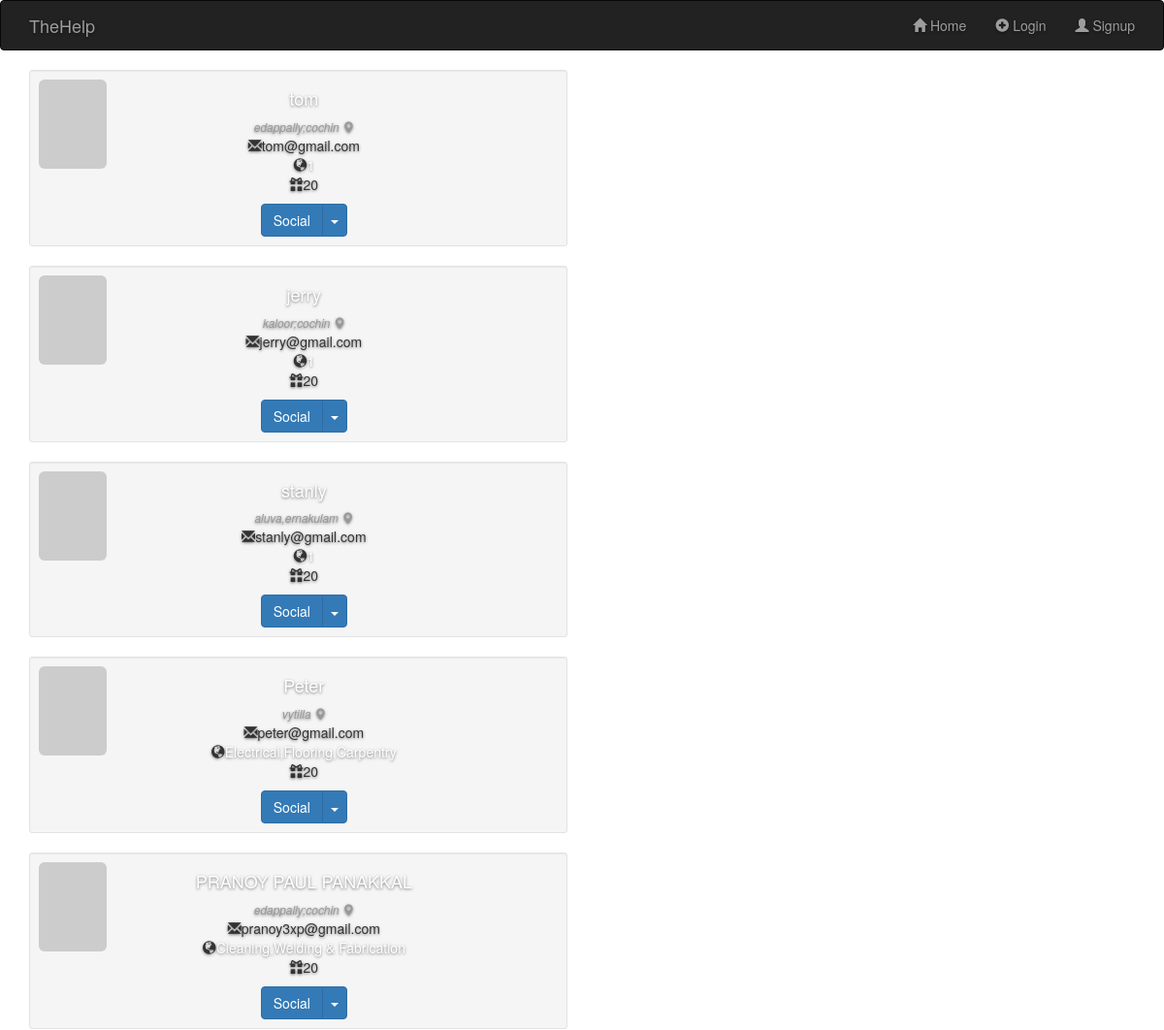
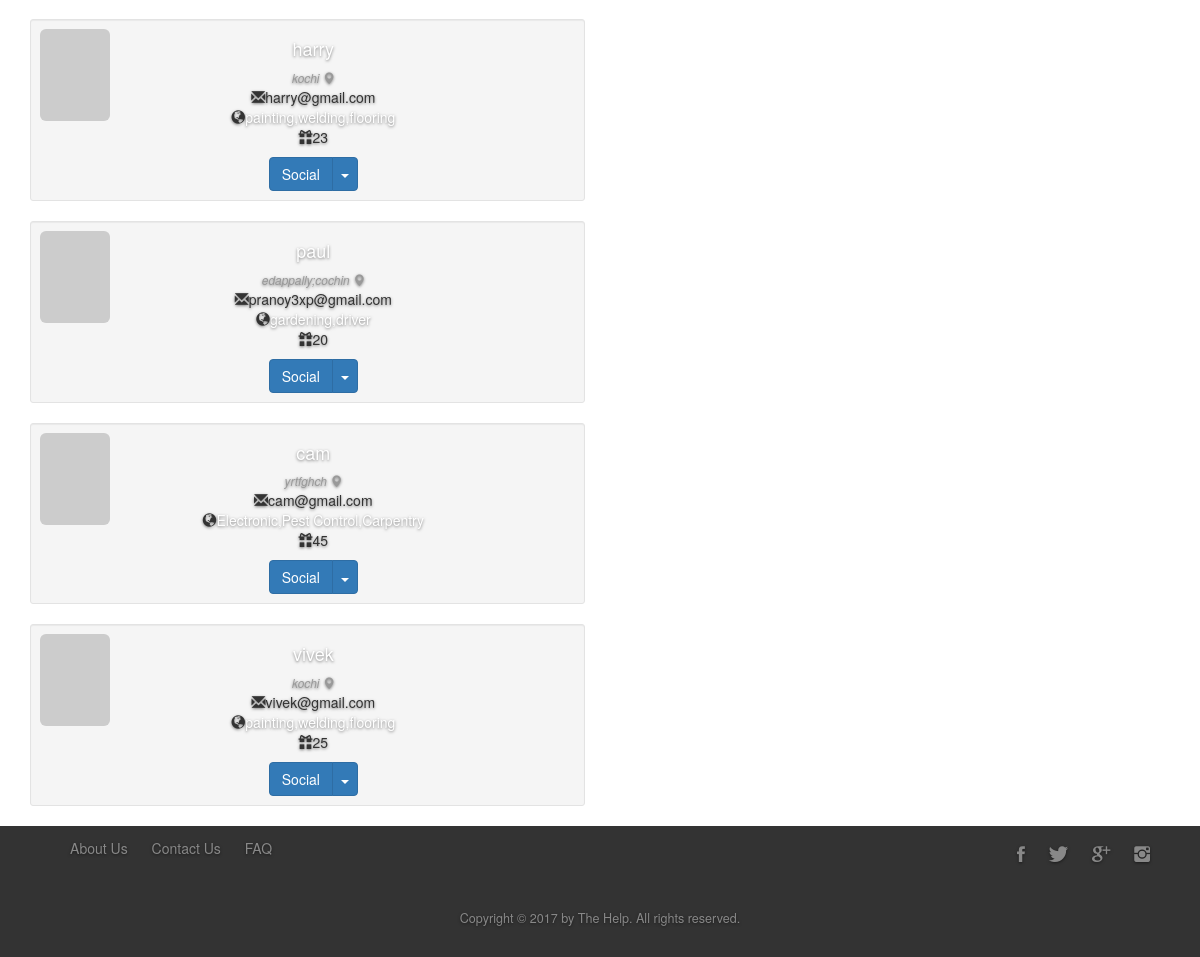
/profiles/, run on the app's committed database (2 pictures, top to bottom).
### profiles/models.py (models this page shows, shortened)
class Worker(models.Model):
			name = models.CharField(max_length=100)
			ph_number = models.IntegerField()
			email = models.CharField(max_length=100)
			address = models.CharField(max_length=250)
			age = models.IntegerField()
			skills = models.CharField(max_length=500)
			Profile_pic = models.CharField(max_length=1000)
			gender = models.CharField(max_length=15)
			hire = models.CharField(max_length=20)
			state = models.CharField(max_length=20)
			password = models.CharField(max_length=100)
			city = models.CharField(max_length=50)

### profiles/views.py (the view)
# urls.py: url(r'^',views.index, name='index'),
def index(request):
	all_workers = Worker.objects.all()
	template = loader.get_template('profiles/profileList.html')
	context = {
	      'all_workers': all_workers,}
	return HttpResponse(template.render(context, request))

### profiles/templates/profiles/profileList.html (shortened to what this page needs)
<!DOCTYPE html>
<html>
    <head>
        {% load staticfiles %}
        <link type="text/css" rel="stylesheet" href="{% static 'profiles/Vendors/css/grid.css' %}" />
        <link type="text/css" rel="stylesheet" href="{% static 'profiles/Vendors/css/normalize.css' %}" />
        <link type="text/css" rel="stylesheet" href="{% static 'profiles/Vendors/css/bootstrap.min.css' %}" />
        <link type="text/css" rel="stylesheet" href="{% static 'profiles/Resources/css/style.css' %}" />
        <link type="text/css" rel="stylesheet" href="{% static 'profiles/Vendors/css/ionicons.min.css' %}" />
    </head>
    <body>
        <nav class="navbar navbar-inverse">
        <div class="container">
            <div class="navbar-header">
            <a class="navbar-brand" href="#">TheHelp</a>
            </div>
            <ul class="nav navbar-nav navbar-right">
                <li><a href="{% url 'users:index' %}"><span class="glyphicon glyphicon-home"></span> Home</a></li>
                <li><a href="" data-toggle="modal" data-target="#login-modal"><span class="glyphicon glyphicon-plus-sign"></span> Login</a></li>
                <li><a href="{% url 'profiles:worker_add' %}"><span class="glyphicon glyphicon-user"></span> Signup</a></li>
            </ul>
        </div>
        </nav>
     {% for worker in all_workers %}
    <div class="container">
    <div class="row">
        <div class="col-xs-12 col-sm-6 col-md-6">
            <div class="well well-sm">
                <div class="row">
                    <div class="col-sm-6 col-md-4">
                        <img src="http://placehold.it/380x500" alt="" class="img-rounded img-responsive" />
                    </div>
                    <div class="col-sm-6 col-md-8">
                        <h4>
                          <a href="{% url 'profiles:detail' worker.id %}">  {{ worker.name }} </a></h4>
                        <small><cite title="San Francisco, USA">{{ worker.address}} <i class="glyphicon glyphicon-map-marker">
                        </i></cite></small>
                        <p>
                            <i class="glyphicon glyphicon-envelope"></i>{{ worker.email }}
                            <br />
                            <i class="glyphicon glyphicon-globe"></i><a>{{ worker.skills }}</a>
                            <br />
                            <i class="glyphicon glyphicon-gift"></i>{{ worker.age }}</p>
                        <div class="btn-group">
                            <button type="button" class="btn btn-primary">
                                Social</button>
                            <button type="button" class="btn btn-primary dropdown-toggle" data-toggle="dropdown">
                                <span class="caret"></span><span class="sr-only">Social</span>
                            </button>
                        </div>
                    </div>
                </div>
            </div>
        </div>
    </div>
    </div>
{% endfor %}
    <footer>
        <div class="container">
            <div class="col span-1-of-2">
                <ul class="footer-nav">
                    <li><a href="#">About Us</a> </li>
                    <li><a href="contactus.html">Contact Us</a></li>
                    <li><a href="#">FAQ</a> </li>
                    </ul>
            </div>
            <div class="col span-1-of-2">
                <ul class="social-links">
                    <li><a href="#"><i class="ion-social-facebook"></i></a> </li>
                    <li><a href="#"><i class="ion-social-twitter"></i></a></li>
                    <li><a href="#"><i class="ion-social-googleplus"></i></a></li>
                    <li><a href="#"><i class="ion-social-instagram"></i></a></li>
                </ul>
            </div>
        </div>
        <div class="container">
            <p>
                Copyright &copy; 2017 by The Help. All rights reserved.
            </p>
        </div>
    </footer>
    </body>
</html>

### profiles/static/profiles/Resources/css/style.css (style rules this page uses)
a, a:focus, a:hover { color: #fff; }
html, body { height: 100%; }
body { text-align: center; text-shadow: 0 1px 3px rgba(0,0,0,.5); }
footer { background-color: #333; font-size: 100%; width: 100%; }
footer p { color: #888; text-align: center; font-size: 90%; margin-top: 20px; margin-bottom: 30px; }
.footer-nav { list-style: none; float: left; }
.social-links { list-style: none; float: right; }
.footer-nav li, .social-links li { display: inline-block; margin-right: 20px; }
.footer-nav li a:link, .footer-nav li a:visited, .social-links li a:link, .social-links li a:visited { text-decoration: none; color: #888; transition: color 0.3s; }
.social-links li a:link, .social-links li a:visited { font-size: 150%; }
.ion-social-facebook, .ion-social-twitter, .ion-social-googleplus, .ion-social-instagram { transition: color 0.3s; }
small { display: block; line-height: 1.428571429; color: #999; }
body { height: 100vh; }
.col-md-4 { max-width: 100px; }

### data on the page
Worker: name "tom", address "edappally;cochin", email "tom@gmail.com", skills "1", age "20"
Worker: name "jerry", address "kaloor;cochin", email "jerry@gmail.com", skills "1", age "20"
Worker: name "stanly", address "aluva,ernakulam", email "stanly@gmail.com", skills "1", age "20"
Worker: name "Peter", address "vytilla", email "peter@gmail.com", skills "Electrical,Flooring,Carpentry", age "20"
Worker: name "PRANOY PAUL PANAKKAL", address "edappally;cochin", email "pranoy3xp@gmail.com", skills "Cleaning,Welding & Fabrication", age "20"
Worker: name "harry", address "kochi", email "harry@gmail.com", skills "painting,welding,flooring", age "23"
Worker: name "paul", address "edappally;cochin", email "pranoy3xp@gmail.com", skills "gardening,driver", age "20"
Worker: name "cam", address "yrtfghch", email "cam@gmail.com", skills "Electronic,Pest Control,Carpentry", age "45"
Worker: name "vivek", address "kochi", email "vivek@gmail.com", skills "painting,welding,flooring", age "25"
